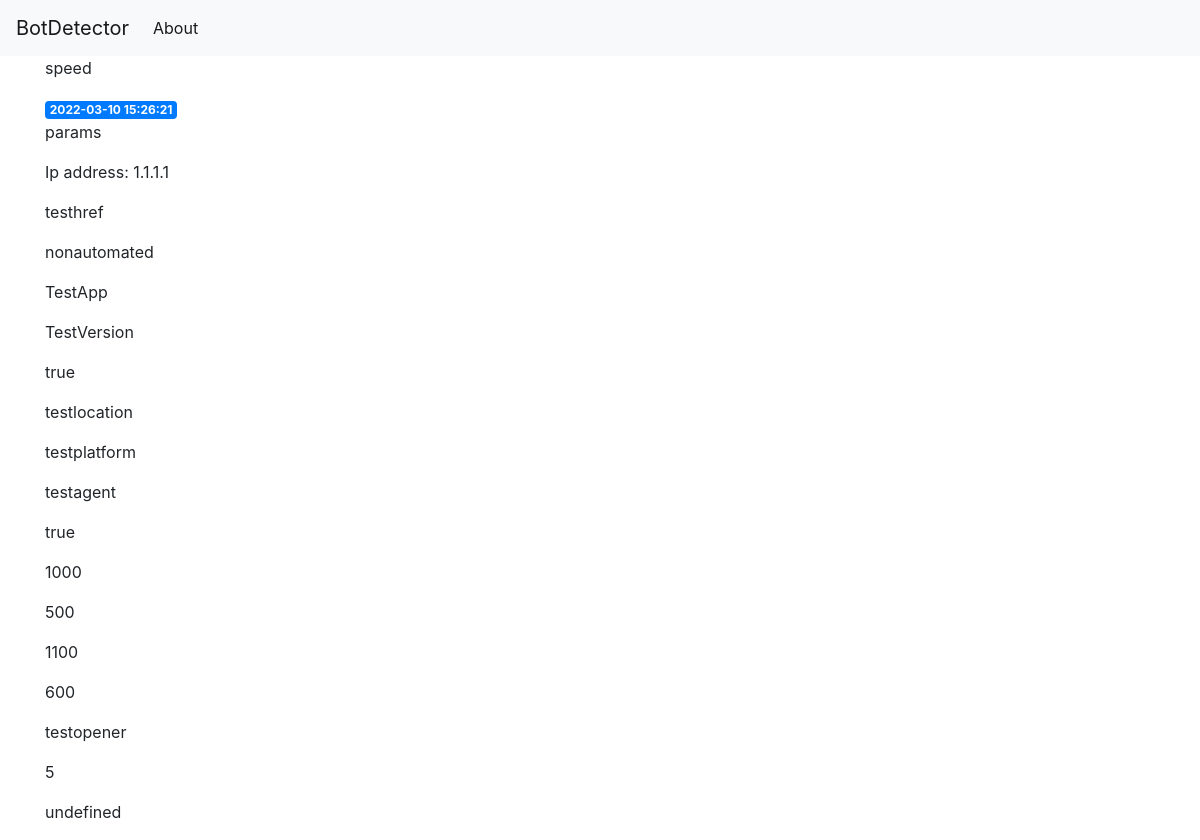
The page /1 on the database its author committed.
### tables this page shows
CREATE TABLE data (
    id INTEGER PRIMARY KEY AUTOINCREMENT,
    created TIMESTAMP NOT NULL DEFAULT CURRENT_TIMESTAMP,
    ip TEXT NOT NULL,
    url TEXT NOT NULL,
    isAutomated TEXT NOT NULL,
    appName TEXT NOT NULL,
    appVersion TEXT NOT NULL,
    cookieEnabled TEXT NOT NULL,
    geolocation TEXT NOT NULL,
    platform TEXT NOT NULL,
    userAgent TEXT NOT NULL,
    javaEnabled TEXT NOT NULL,
    Height INTEGER NOT NULL,
    Width INTEGER NOT NULL,
    OutHeight INTEGER NOT NULL,
    OutWidth INTEGER NOT NULL,
    Opener TEXT NOT NULL,
    evalBrowser INTEGER NOT NULL,
    result TEXT NOT NULL DEFAULT 'undefined'
);

### app.py (the view)
@app.route('/<int:post_id>')
def post(post_id):
    post = module.get_data(post_id)
    return render_template('post.html', post=post)

### import_module.py (called while the page is built)
def get_db_connection():
    conn = sqlite3.connect('database.db')
    conn.row_factory = sqlite3.Row
    return conn

def get_data(post_id):
    conn = get_db_connection()
    post = conn.execute('SELECT * FROM data WHERE id = ?',
                        (post_id,)).fetchone()
    conn.close()
    if post is None:
        abort(404)
    return post

### templates/post.html (shortened to what this page needs)
{% extends 'base.html' %}
{% block content %}
    <span class="badge badge-primary">{{ post['created'] }}</span>
    <p>params</p>
    <p>Ip address: {{ post['ip'] }}</p>
    <p>{{ post['url'] }}</p>
    <p>{{ post[4] }}</p>
    <p>{{ post['AppName'] }}</p>
    <p>{{ post['AppVersion'] }}</p>
    <p>{{ post['CookieEnabled'] }}</p>
    <p>{{ post['Geolocation'] }}</p>
    <p>{{ post['Platform'] }}</p>
    <p>{{ post['UserAgent'] }}</p>
    <p>{{ post['JavaEnabled'] }}</p>
    <p>{{ post[12] }}</p>
    <p>{{ post[13] }}</p>
    <p>{{ post[14] }}</p>
    <p>{{ post[15] }}</p>
    <p>{{ post['Opener'] }}</p>
    <p>{{ post['EvalBrowser'] }}</p>
    <p>{{ post['result'] }}</p>
{% endblock %}

### rows shown on the page
data: created "2022-03-10 15:26:21", ip "1.1.1.1", url "testhref", isAutomated "nonautomated", AppName "TestApp", AppVersion "TestVersion", CookieEnabled "true", Geolocation "testlocation", Platform "testplatform", UserAgent "testagent", JavaEnabled "true", Height "1000", Width "500", OutHeight "1100", OutWidth "600", Opener "testopener", EvalBrowser "5", result "undefined"
